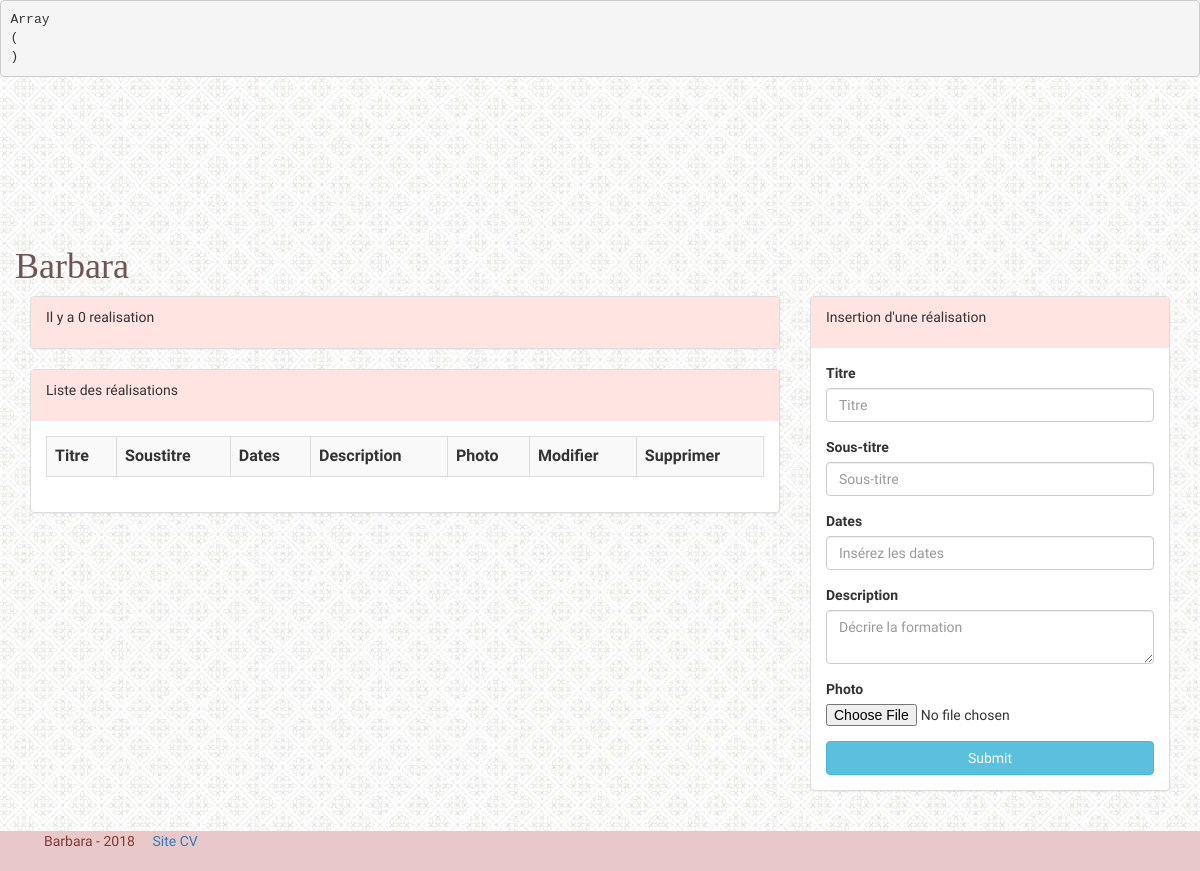
The page /admin/realisations.php (signed in) on the database as committed earlier.
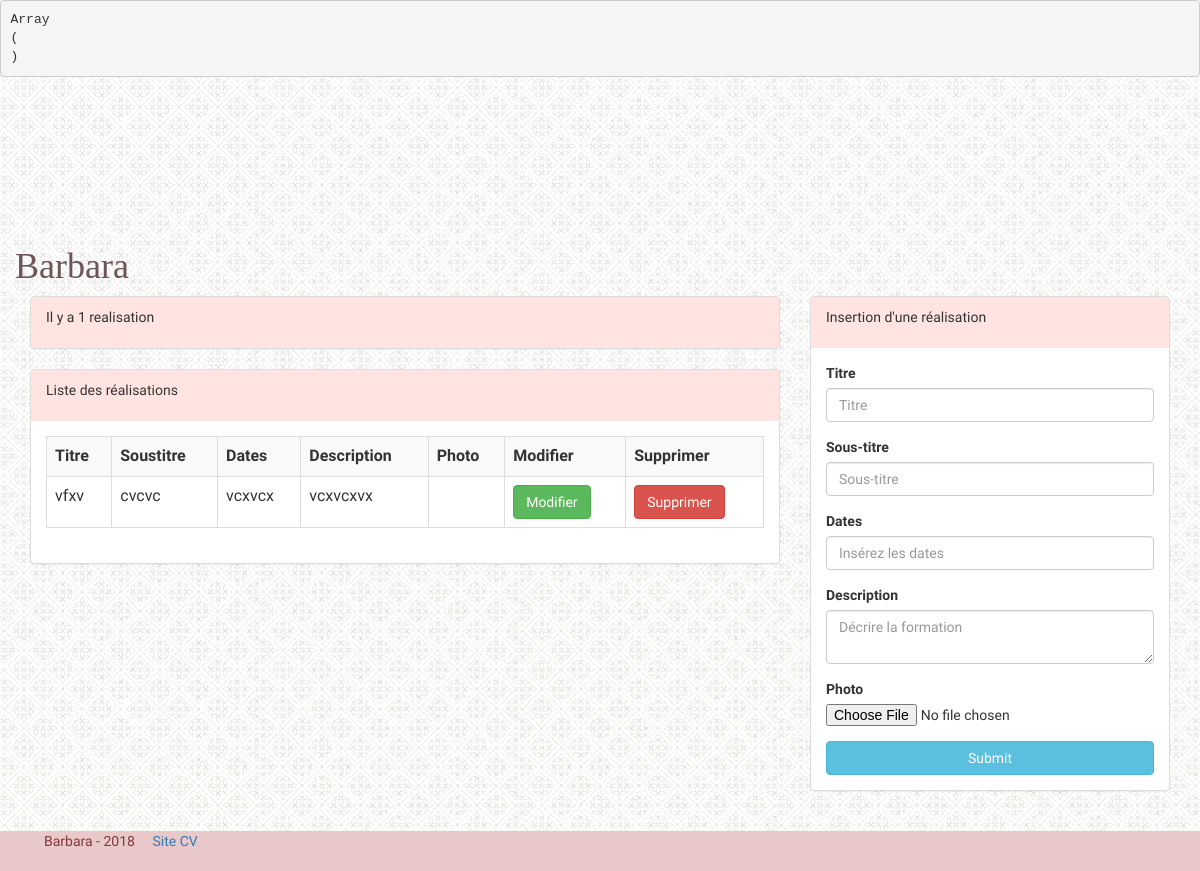
The same page on the database as committed later.
### tables this page shows
CREATE TABLE `t_realisations` (
  `id_realisation` int(11) NOT NULL,
  `r_titre` varchar(50) NOT NULL,
  `r_soustitre` varchar(50) NOT NULL,
  `r_dates` varchar(50) NOT NULL,
  `r_description` text NOT NULL,
  `r_photo` varchar(250) NOT NULL,
  `utilisateur_id` int(3) NOT NULL
);

### admin/realisations.php (the view, shortened to what this page needs)
<?php
include('inc/init.inc.php');
if(isset($_SESSION['connexion']) && $_SESSION['connexion']=='connecté'){
    $id_utilisateur = $_SESSION['id_utilisateur'];
}else{
    header('location: index.php');
}
$sql = $pdoCV -> query("SELECT * FROM t_utilisateurs WHERE id_utilisateur = '$id_utilisateur'");
$ligne_utilisateur = $sql -> fetch(PDO::FETCH_ASSOC);
echo '<pre>'; print_r($_FILES); echo '</pre>';
    $sql = $pdoCV -> prepare("SELECT * FROM t_realisations WHERE utilisateur_id = '$id_utilisateur'");
    $sql -> execute();
    $nbr_realisations =  $sql -> rowCount();
include('inc/header.inc.php');
?>
<div class="container">
    <div class="row">
        <h1><?= $ligne_utilisateur['prenom']?></h1>
    </div>
    <div class="row">
        <div class="col-md-8">
            <div class="panel panel-default">
                <div class="panel-heading">
                    <p> Il y a <?php if ($nbr_realisations <= 1){
                        echo $nbr_realisations.' realisation';
                        }else{
                        echo $nbr_realisations.' realisations';
                        }?></p>
                </div>
            </div>
            <div class="panel panel-default">
                <div class="panel-heading">
                    <p>Liste des réalisations</p>
                </div>
                <div class="panel-body">
                    <div class="table-responsive">
                    <table class="table table-bordered table-striped">
                        <tr>
                            <th>Titre</th>
                            <th>Soustitre</th>
                            <th>Dates</th>
                            <th>Description</th>
                            <th>Photo</th>
                            <th>Modifier</th>
                            <th>Supprimer</th>
                        </tr>
                        <tr>
                        <?php while($ligne_realisation = $sql -> fetch(PDO::FETCH_ASSOC) ) {?>
                           <td><?php echo $ligne_realisation['r_titre'] ;?></td>
                           <td><?php echo $ligne_realisation['r_soustitre'] ;?></td>
                           <td><?php echo $ligne_realisation['r_dates'] ;?></td>
                           <td><?php echo $ligne_realisation['r_description'] ;?></td>
                           <td><?php echo $ligne_realisation['r_photo'] ;?></td>
                           <td><a href="modif_realisation.php?id_realisation=<?= $ligne_realisation['id_realisation']; ?>"><button type="button" class="btn btn-success">Modifier</button></a></td>
                           <td><a href="realisations.php?id_realisation=<?= $ligne_realisation['id_realisation']; ?>"><button type="button" class="btn btn-danger">Supprimer</button></a></td>
                       </tr>
                        <?php } ?>
                    </table>
                    </div>
                </div>
            </div>
        </div>
        <div class="col-md-4">
            <div class="panel panel-default">
                <div class="panel-heading">
                        <p>Insertion d'une réalisation</p>
                </div>
                <div class="panel-body">
                    <form action="realisations.php" method="post" enctype="multipart/form-data">
                        <div class="form-group">
                            <label for="r_titre">Titre</label>
                            <input type="text" class="form-control" id="r_titre" name="r_titre" placeholder="Titre">
                        </div>
                        <div class="form-group">
                            <label for="r_soustitre">Sous-titre</label>
                            <input type="text" class="form-control" id="r_soustitre" name="r_soustitre" placeholder="Sous-titre">
                        </div>
                        <div class="form-group">
                            <label for="r_dates">Dates</label>
                            <input type="text" class="form-control" id="r_dates" name="r_dates" placeholder="Insérez les dates">
                        </div>
                        <div class="form-group">
                            <label for="r_description">Description</label>
                            <textarea class="form-control" id="editor1" name="r_description" placeholder="Décrire la formation"></textarea>
                        </div>
                        <div class="form-group">
                            <label for="r_photo">Photo</label>
                            <input type="file" id="r_photo" name="r_photo">
                        </div>
                        <button type="submit" class="btn btn-info btn-block">Submit</button>
                    </form>
                </div>
            </div>
        </div>
    </div>
</div>
            <?php include('inc/footer.inc.php'); ?>

Rows that differ between the two databases and show on the page:
added t_realisations: r_titre "vfxv", r_soustitre "cvcvc", r_dates "vcxvcx", r_description "vcxvcxvx"
Other text that changed with them:
$nbr_realisations: "0" → "1"
